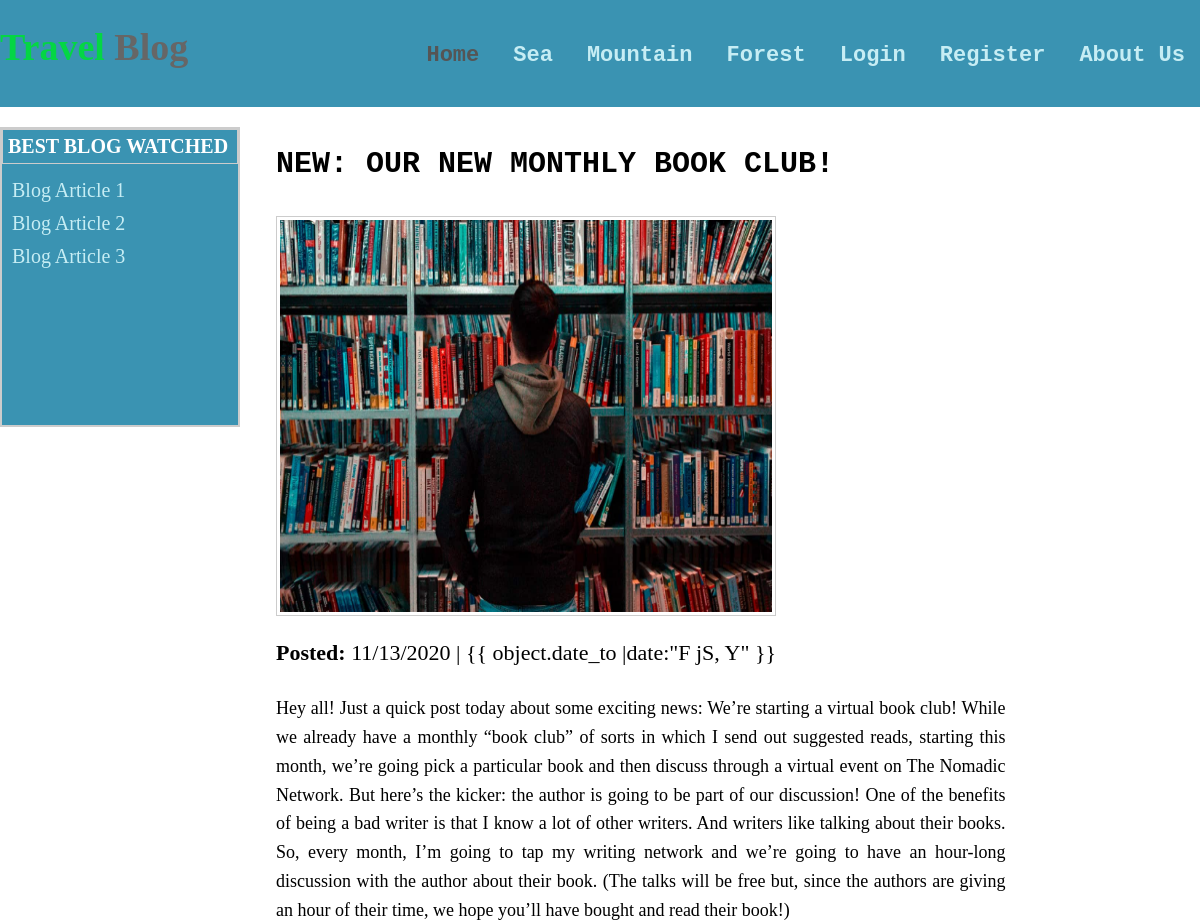
The page /post/3/ (upper part) on the database as committed earlier.
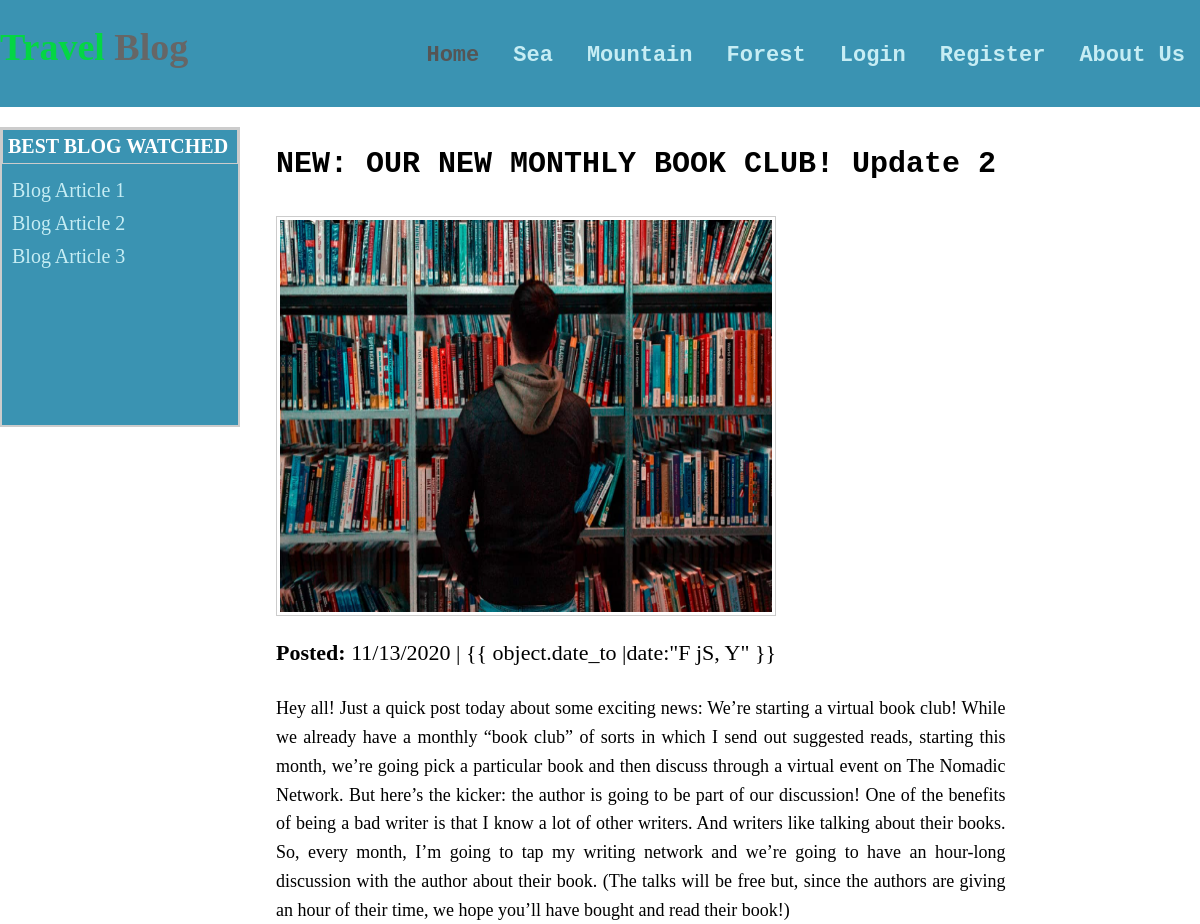
The same page on the database as committed later.
### blog/models.py (models this page shows, shortened)
class BlogArticle(models.Model):
    title = models.CharField(max_length=100)
    author = models.CharField(max_length=100)
    date_to = models.DateTimeField(auto_now_add=True)
    description = models.TextField()
    image = models.ImageField(default='default.jpg',  upload_to='blog-pics')

### blog/views.py (the view)
# urls.py: path('post/<int:pk>/', PostDetailView.as_view(), name='post-detail'),
class PostDetailView(DetailView):
    model = BlogArticle

### blog/templates/blog/BlogArticle_detail.html (shortened to what this page needs)
{% extends "blog/base.html" %}
{% load static %}
{% block content %}
<div class="blog-show">
    <div class="blog-detail">
        <h1>{{ object.title }}</h1>
        <img src="{{ object.image.url }}" alt="">
        <div class="date">
            <strong>Posted:</strong> {{ object.date_to |date:"SHORT_DATE_FORMAT" }} | {{ object.date_to |date:"F jS, Y"
            }}
        </div>
        <p>
            {{ object.description }}
        </p>
    </div>
</div>
{% endblock content %}

Rows that differ between the two databases and show on the page:
changed BlogArticle: title "NEW: OUR NEW MONTHLY BOOK CLUB!" → "NEW: OUR NEW MONTHLY BOOK CLUB! Update 2"
